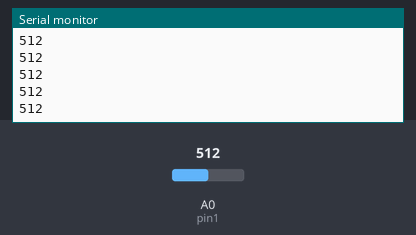
Recording of a sketch running on a simulated Arduino Uno, built with avr-gcc and run on an emulated ATmega328P. Shown: the last lines printed to the serial monitor. Inputs (shaded band) come from the test bench; at power-on: A0 (pin1) = 512.

Above: at 1.2 s.
1.3 s: A0 (pin1) set to 716
At 2.3 s:
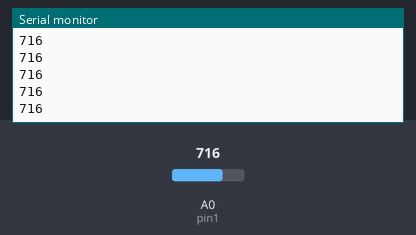
2.8 s: A0 (pin1) set to 900
At 3.8 s:
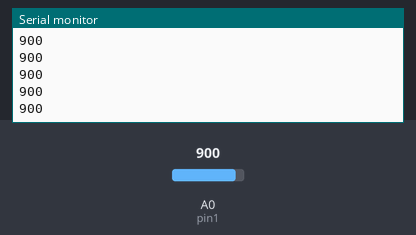
Timing chart, 0 to 5.8 s (numbered marks = the images above; inputs shaded):
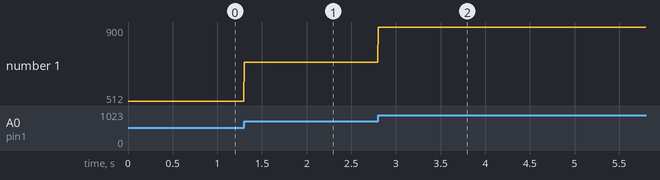

Measured:
- after the input at 1.3 s, the serial monitor: prints a new line at once (image 1)
- after the input at 2.8 s, the serial monitor: prints a new line at once (image 2)
- plotted number 1: 512 → 716 after the input at 1.3 s, 716 → 900 after the input at 2.8 s

The sketch:

teensy.ino
```cpp
int pin1 = A0;
int val = 0;

void setup () {
Serial.begin(9600);
}

void loop () {
val = analogRead(pin1);


  Serial.println(val);
delay(5);
}
```
